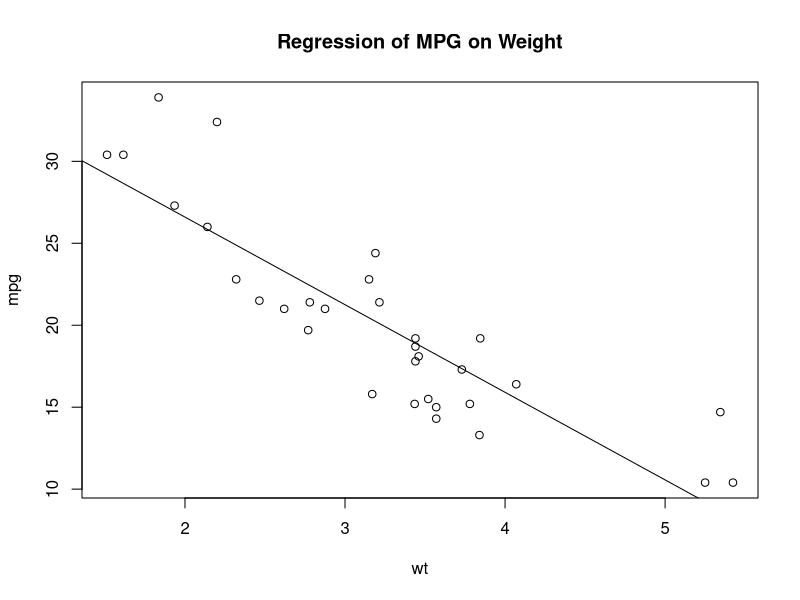

Source code (R):
pdf("graph2.pdf")
attach(mtcars)
plot(wt, mpg)
abline(lm(mpg~wt))
title("Regression of MPG on Weight")
detach(mtcars)
dev.off()